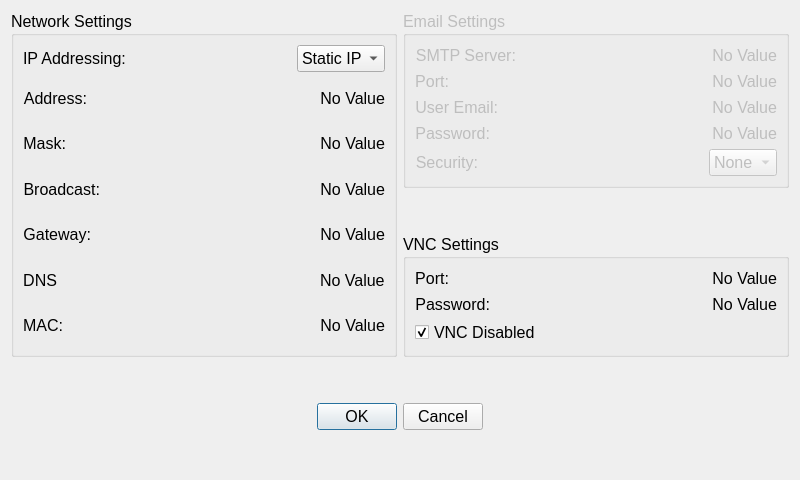
<?xml version="1.0" encoding="UTF-8"?>
<ui version="4.0">
 <class>FrmNetworkSettings</class>
 <widget class="QDialog" name="FrmNetworkSettings">
  <property name="geometry">
   <rect>
    <x>0</x>
    <y>0</y>
    <width>800</width>
    <height>480</height>
   </rect>
  </property>
  <property name="minimumSize">
   <size>
    <width>800</width>
    <height>480</height>
   </size>
  </property>
  <property name="maximumSize">
   <size>
    <width>800</width>
    <height>480</height>
   </size>
  </property>
  <property name="font">
   <font>
    <pointsize>12</pointsize>
   </font>
  </property>
  <property name="windowTitle">
   <string>Dialog</string>
  </property>
  <layout class="QHBoxLayout" name="horizontalLayout_3">
   <item>
    <layout class="QVBoxLayout" name="verticalLayout_6">
     <item>
      <layout class="QHBoxLayout" name="horizontalLayout_2">
       <item>
        <widget class="QGroupBox" name="gbNetworkSettings">
         <property name="title">
          <string>Network Settings</string>
         </property>
         <layout class="QVBoxLayout" name="verticalLayout_5">
          <item>
           <layout class="QVBoxLayout" name="verticalLayout_3">
            <item>
             <layout class="QHBoxLayout" name="hloIpAddressing">
              <item>
               <widget class="QLabel" name="lblIpAddressing">
                <property name="text">
                 <string>IP Addressing:</string>
                </property>
               </widget>
              </item>
              <item>
               <spacer name="horizontalSpacer_15">
                <property name="orientation">
                 <enum>Qt::Horizontal</enum>
                </property>
                <property name="sizeHint" stdset="0">
                 <size>
                  <width>40</width>
                  <height>20</height>
                 </size>
                </property>
               </spacer>
              </item>
              <item>
               <widget class="QComboBox" name="cbAddressingType">
                <item>
                 <property name="text">
                  <string>Static IP</string>
                 </property>
                </item>
                <item>
                 <property name="text">
                  <string>DHCP</string>
                 </property>
                </item>
               </widget>
              </item>
             </layout>
            </item>
            <item>
             <layout class="QHBoxLayout" name="hloIpAddress">
              <item>
               <widget class="QLabel" name="lblIpAddress">
                <property name="text">
                 <string>Address:</string>
                </property>
                <property name="alignment">
                 <set>Qt::AlignRight|Qt::AlignTrailing|Qt::AlignVCenter</set>
                </property>
               </widget>
              </item>
              <item>
               <spacer name="horizontalSpacer_4">
                <property name="orientation">
                 <enum>Qt::Horizontal</enum>
                </property>
                <property name="sizeHint" stdset="0">
                 <size>
                  <width>40</width>
                  <height>20</height>
                 </size>
                </property>
               </spacer>
              </item>
              <item>
               <widget class="CClickableLabel" name="lblIpAddressValue">
                <property name="font">
                 <font>
                  <underline>false</underline>
                 </font>
                </property>
                <property name="text">
                 <string>No Value</string>
                </property>
                <property name="alignment">
                 <set>Qt::AlignRight|Qt::AlignTrailing|Qt::AlignVCenter</set>
                </property>
               </widget>
              </item>
             </layout>
            </item>
            <item>
             <layout class="QHBoxLayout" name="hloIpMask">
              <item>
               <widget class="QLabel" name="lblIpMask">
                <property name="text">
                 <string>Mask:</string>
                </property>
                <property name="alignment">
                 <set>Qt::AlignRight|Qt::AlignTrailing|Qt::AlignVCenter</set>
                </property>
               </widget>
              </item>
              <item>
               <spacer name="horizontalSpacer_5">
                <property name="orientation">
                 <enum>Qt::Horizontal</enum>
                </property>
                <property name="sizeHint" stdset="0">
                 <size>
                  <width>40</width>
                  <height>20</height>
                 </size>
                </property>
               </spacer>
              </item>
              <item>
               <widget class="CClickableLabel" name="lblIpMaskValue">
                <property name="font">
                 <font>
                  <underline>false</underline>
                 </font>
                </property>
                <property name="text">
                 <string>No Value</string>
                </property>
                <property name="alignment">
                 <set>Qt::AlignRight|Qt::AlignTrailing|Qt::AlignVCenter</set>
                </property>
               </widget>
              </item>
             </layout>
            </item>
            <item>
             <layout class="QHBoxLayout" name="horizontalLayout_10">
              <item>
               <widget class="QLabel" name="lblIpBroadcast">
                <property name="text">
                 <string>Broadcast:</string>
                </property>
                <property name="alignment">
                 <set>Qt::AlignRight|Qt::AlignTrailing|Qt::AlignVCenter</set>
                </property>
               </widget>
              </item>
              <item>
               <spacer name="horizontalSpacer_6">
                <property name="orientation">
                 <enum>Qt::Horizontal</enum>
                </property>
                <property name="sizeHint" stdset="0">
                 <size>
                  <width>40</width>
                  <height>20</height>
                 </size>
                </property>
               </spacer>
              </item>
              <item>
               <widget class="CClickableLabel" name="lblIpBroadcastValue">
                <property name="font">
                 <font>
                  <underline>false</underline>
                 </font>
                </property>
                <property name="text">
                 <string>No Value</string>
                </property>
                <property name="alignment">
                 <set>Qt::AlignRight|Qt::AlignTrailing|Qt::AlignVCenter</set>
                </property>
               </widget>
              </item>
             </layout>
            </item>
            <item>
             <layout class="QHBoxLayout" name="hloIpGateway">
              <item>
               <widget class="QLabel" name="lblIpGateway">
                <property name="text">
                 <string>Gateway:</string>
                </property>
                <property name="alignment">
                 <set>Qt::AlignRight|Qt::AlignTrailing|Qt::AlignVCenter</set>
                </property>
               </widget>
              </item>
              <item>
               <spacer name="horizontalSpacer_7">
                <property name="orientation">
                 <enum>Qt::Horizontal</enum>
                </property>
                <property name="sizeHint" stdset="0">
                 <size>
                  <width>40</width>
                  <height>20</height>
                 </size>
                </property>
               </spacer>
              </item>
              <item>
               <widget class="CClickableLabel" name="lblIpGatewayValue">
                <property name="font">
                 <font>
                  <underline>false</underline>
                 </font>
                </property>
                <property name="text">
                 <string>No Value</string>
                </property>
                <property name="alignment">
                 <set>Qt::AlignRight|Qt::AlignTrailing|Qt::AlignVCenter</set>
                </property>
               </widget>
              </item>
             </layout>
            </item>
            <item>
             <layout class="QHBoxLayout" name="hloIpDns">
              <item>
               <widget class="QLabel" name="lblIpDns">
                <property name="text">
                 <string>DNS</string>
                </property>
                <property name="alignment">
                 <set>Qt::AlignRight|Qt::AlignTrailing|Qt::AlignVCenter</set>
                </property>
               </widget>
              </item>
              <item>
               <spacer name="horizontalSpacer_16">
                <property name="orientation">
                 <enum>Qt::Horizontal</enum>
                </property>
                <property name="sizeHint" stdset="0">
                 <size>
                  <width>40</width>
                  <height>20</height>
                 </size>
                </property>
               </spacer>
              </item>
              <item>
               <widget class="CClickableLabel" name="lblIpDnsValue">
                <property name="text">
                 <string>No Value</string>
                </property>
               </widget>
              </item>
             </layout>
            </item>
            <item>
             <layout class="QHBoxLayout" name="hloMacAddress">
              <item>
               <widget class="QLabel" name="lblMacAddress">
                <property name="text">
                 <string>MAC:</string>
                </property>
                <property name="alignment">
                 <set>Qt::AlignRight|Qt::AlignTrailing|Qt::AlignVCenter</set>
                </property>
               </widget>
              </item>
              <item>
               <spacer name="horizontalSpacer_8">
                <property name="orientation">
                 <enum>Qt::Horizontal</enum>
                </property>
                <property name="sizeHint" stdset="0">
                 <size>
                  <width>40</width>
                  <height>20</height>
                 </size>
                </property>
               </spacer>
              </item>
              <item>
               <widget class="QLabel" name="lblMacAddressValue">
                <property name="text">
                 <string>No Value</string>
                </property>
                <property name="alignment">
                 <set>Qt::AlignRight|Qt::AlignTrailing|Qt::AlignVCenter</set>
                </property>
                <property name="textInteractionFlags">
                 <set>Qt::LinksAccessibleByMouse</set>
                </property>
               </widget>
              </item>
             </layout>
            </item>
           </layout>
          </item>
         </layout>
        </widget>
       </item>
       <item>
        <layout class="QVBoxLayout" name="verticalLayout_4">
         <item>
          <widget class="QGroupBox" name="gbEmailSettings">
           <property name="enabled">
            <bool>false</bool>
           </property>
           <property name="title">
            <string>Email Settings</string>
           </property>
           <layout class="QVBoxLayout" name="verticalLayout">
            <item>
             <layout class="QHBoxLayout" name="hloSmtpServer">
              <item>
               <widget class="QLabel" name="lblSmtpServer">
                <property name="text">
                 <string>SMTP Server:</string>
                </property>
                <property name="alignment">
                 <set>Qt::AlignRight|Qt::AlignTrailing|Qt::AlignVCenter</set>
                </property>
               </widget>
              </item>
              <item>
               <spacer name="horizontalSpacer_3">
                <property name="orientation">
                 <enum>Qt::Horizontal</enum>
                </property>
                <property name="sizeHint" stdset="0">
                 <size>
                  <width>40</width>
                  <height>20</height>
                 </size>
                </property>
               </spacer>
              </item>
              <item>
               <widget class="CClickableLabel" name="lblSmtpServerValue">
                <property name="minimumSize">
                 <size>
                  <width>60</width>
                  <height>0</height>
                 </size>
                </property>
                <property name="font">
                 <font>
                  <underline>false</underline>
                 </font>
                </property>
                <property name="text">
                 <string>No Value</string>
                </property>
                <property name="alignment">
                 <set>Qt::AlignRight|Qt::AlignTrailing|Qt::AlignVCenter</set>
                </property>
               </widget>
              </item>
             </layout>
            </item>
            <item>
             <layout class="QHBoxLayout" name="hloSmtpPort">
              <item>
               <widget class="QLabel" name="lblSmtpPort">
                <property name="text">
                 <string>Port:</string>
                </property>
                <property name="alignment">
                 <set>Qt::AlignRight|Qt::AlignTrailing|Qt::AlignVCenter</set>
                </property>
               </widget>
              </item>
              <item>
               <spacer name="horizontalSpacer_9">
                <property name="orientation">
                 <enum>Qt::Horizontal</enum>
                </property>
                <property name="sizeHint" stdset="0">
                 <size>
                  <width>40</width>
                  <height>20</height>
                 </size>
                </property>
               </spacer>
              </item>
              <item>
               <widget class="CClickableLabel" name="lblSmtpPortValue">
                <property name="minimumSize">
                 <size>
                  <width>60</width>
                  <height>0</height>
                 </size>
                </property>
                <property name="font">
                 <font>
                  <underline>false</underline>
                 </font>
                </property>
                <property name="text">
                 <string>No Value</string>
                </property>
                <property name="alignment">
                 <set>Qt::AlignRight|Qt::AlignTrailing|Qt::AlignVCenter</set>
                </property>
               </widget>
              </item>
             </layout>
            </item>
            <item>
             <layout class="QHBoxLayout" name="hloSmtpUsername">
              <item>
               <widget class="QLabel" name="lblSmtpUsername">
                <property name="text">
                 <string>User Email:</string>
                </property>
                <property name="alignment">
                 <set>Qt::AlignRight|Qt::AlignTrailing|Qt::AlignVCenter</set>
                </property>
               </widget>
              </item>
              <item>
               <spacer name="horizontalSpacer_10">
                <property name="orientation">
                 <enum>Qt::Horizontal</enum>
                </property>
                <property name="sizeHint" stdset="0">
                 <size>
                  <width>40</width>
                  <height>20</height>
                 </size>
                </property>
               </spacer>
              </item>
              <item>
               <widget class="CClickableLabel" name="lblSmtpUsernameValue">
                <property name="minimumSize">
                 <size>
                  <width>60</width>
                  <height>0</height>
                 </size>
                </property>
                <property name="font">
                 <font>
                  <underline>false</underline>
                 </font>
                </property>
                <property name="text">
                 <string>No Value</string>
                </property>
                <property name="alignment">
                 <set>Qt::AlignRight|Qt::AlignTrailing|Qt::AlignVCenter</set>
                </property>
               </widget>
              </item>
             </layout>
            </item>
            <item>
             <layout class="QHBoxLayout" name="hloSmtpPassword">
              <item>
               <widget class="QLabel" name="lblSmtpPassword">
                <property name="text">
                 <string>Password:</string>
                </property>
                <property name="alignment">
                 <set>Qt::AlignRight|Qt::AlignTrailing|Qt::AlignVCenter</set>
                </property>
               </widget>
              </item>
              <item>
               <spacer name="horizontalSpacer_11">
                <property name="orientation">
                 <enum>Qt::Horizontal</enum>
                </property>
                <property name="sizeHint" stdset="0">
                 <size>
                  <width>40</width>
                  <height>20</height>
                 </size>
                </property>
               </spacer>
              </item>
              <item>
               <widget class="CClickableLabel" name="lblSmtpPasswordValue">
                <property name="minimumSize">
                 <size>
                  <width>60</width>
                  <height>0</height>
                 </size>
                </property>
                <property name="font">
                 <font>
                  <underline>false</underline>
                 </font>
                </property>
                <property name="text">
                 <string>No Value</string>
                </property>
                <property name="alignment">
                 <set>Qt::AlignRight|Qt::AlignTrailing|Qt::AlignVCenter</set>
                </property>
                <property name="textInteractionFlags">
                 <set>Qt::LinksAccessibleByMouse</set>
                </property>
               </widget>
              </item>
             </layout>
            </item>
            <item>
             <layout class="QHBoxLayout" name="hloSmtpSecurity">
              <item>
               <widget class="QLabel" name="lblSmtpSecurity">
                <property name="text">
                 <string>Security:</string>
                </property>
                <property name="alignment">
                 <set>Qt::AlignRight|Qt::AlignTrailing|Qt::AlignVCenter</set>
                </property>
               </widget>
              </item>
              <item>
               <spacer name="horizontalSpacer_12">
                <property name="orientation">
                 <enum>Qt::Horizontal</enum>
                </property>
                <property name="sizeHint" stdset="0">
                 <size>
                  <width>40</width>
                  <height>20</height>
                 </size>
                </property>
               </spacer>
              </item>
              <item>
               <widget class="QComboBox" name="cbxSmtpSecurityValue">
                <property name="minimumSize">
                 <size>
                  <width>60</width>
                  <height>0</height>
                 </size>
                </property>
                <item>
                 <property name="text">
                  <string>None</string>
                 </property>
                </item>
                <item>
                 <property name="text">
                  <string>SSL</string>
                 </property>
                </item>
                <item>
                 <property name="text">
                  <string>TLS</string>
                 </property>
                </item>
               </widget>
              </item>
             </layout>
            </item>
           </layout>
          </widget>
         </item>
         <item>
          <spacer name="verticalSpacer_3">
           <property name="orientation">
            <enum>Qt::Vertical</enum>
           </property>
           <property name="sizeHint" stdset="0">
            <size>
             <width>20</width>
             <height>40</height>
            </size>
           </property>
          </spacer>
         </item>
         <item>
          <widget class="QGroupBox" name="gbVncSettings">
           <property name="font">
            <font>
             <pointsize>12</pointsize>
            </font>
           </property>
           <property name="title">
            <string>VNC Settings</string>
           </property>
           <layout class="QVBoxLayout" name="verticalLayout_2">
            <item>
             <layout class="QHBoxLayout" name="hloVncPort">
              <item>
               <widget class="QLabel" name="lblVncPort">
                <property name="text">
                 <string>Port:</string>
                </property>
                <property name="alignment">
                 <set>Qt::AlignRight|Qt::AlignTrailing|Qt::AlignVCenter</set>
                </property>
               </widget>
              </item>
              <item>
               <spacer name="horizontalSpacer_13">
                <property name="orientation">
                 <enum>Qt::Horizontal</enum>
                </property>
                <property name="sizeHint" stdset="0">
                 <size>
                  <width>40</width>
                  <height>20</height>
                 </size>
                </property>
               </spacer>
              </item>
              <item>
               <widget class="CClickableLabel" name="lblVncPortValue">
                <property name="minimumSize">
                 <size>
                  <width>60</width>
                  <height>0</height>
                 </size>
                </property>
                <property name="font">
                 <font>
                  <underline>false</underline>
                 </font>
                </property>
                <property name="text">
                 <string>No Value</string>
                </property>
                <property name="alignment">
                 <set>Qt::AlignRight|Qt::AlignTrailing|Qt::AlignVCenter</set>
                </property>
               </widget>
              </item>
             </layout>
            </item>
            <item>
             <layout class="QHBoxLayout" name="hloVncPassword">
              <item>
               <widget class="QLabel" name="lblVncPassword">
                <property name="text">
                 <string>Password:</string>
                </property>
                <property name="alignment">
                 <set>Qt::AlignRight|Qt::AlignTrailing|Qt::AlignVCenter</set>
                </property>
               </widget>
              </item>
              <item>
               <spacer name="horizontalSpacer_14">
                <property name="orientation">
                 <enum>Qt::Horizontal</enum>
                </property>
                <property name="sizeHint" stdset="0">
                 <size>
                  <width>40</width>
                  <height>20</height>
                 </size>
                </property>
               </spacer>
              </item>
              <item>
               <widget class="CClickableLabel" name="lblVncPasswordValue">
                <property name="minimumSize">
                 <size>
                  <width>60</width>
                  <height>0</height>
                 </size>
                </property>
                <property name="font">
                 <font>
                  <underline>false</underline>
                 </font>
                </property>
                <property name="text">
                 <string>No Value</string>
                </property>
                <property name="alignment">
                 <set>Qt::AlignRight|Qt::AlignTrailing|Qt::AlignVCenter</set>
                </property>
                <property name="textInteractionFlags">
                 <set>Qt::LinksAccessibleByMouse</set>
                </property>
               </widget>
              </item>
             </layout>
            </item>
            <item>
             <widget class="QCheckBox" name="cbVncEnable">
              <property name="text">
               <string>VNC Disabled</string>
              </property>
              <property name="checked">
               <bool>true</bool>
              </property>
             </widget>
            </item>
           </layout>
          </widget>
         </item>
        </layout>
       </item>
      </layout>
     </item>
     <item>
      <spacer name="verticalSpacer">
       <property name="orientation">
        <enum>Qt::Vertical</enum>
       </property>
       <property name="sizeHint" stdset="0">
        <size>
         <width>20</width>
         <height>20</height>
        </size>
       </property>
      </spacer>
     </item>
     <item>
      <layout class="QHBoxLayout" name="horizontalLayout">
       <item>
        <spacer name="horizontalSpacer">
         <property name="orientation">
          <enum>Qt::Horizontal</enum>
         </property>
         <property name="sizeHint" stdset="0">
          <size>
           <width>40</width>
           <height>20</height>
          </size>
         </property>
        </spacer>
       </item>
       <item>
        <widget class="QDialogButtonBox" name="bbNetworkingOkCancel">
         <property name="orientation">
          <enum>Qt::Horizontal</enum>
         </property>
         <property name="standardButtons">
          <set>QDialogButtonBox::Cancel|QDialogButtonBox::Ok</set>
         </property>
         <property name="centerButtons">
          <bool>true</bool>
         </property>
        </widget>
       </item>
       <item>
        <spacer name="horizontalSpacer_2">
         <property name="orientation">
          <enum>Qt::Horizontal</enum>
         </property>
         <property name="sizeHint" stdset="0">
          <size>
           <width>40</width>
           <height>20</height>
          </size>
         </property>
        </spacer>
       </item>
      </layout>
     </item>
     <item>
      <spacer name="verticalSpacer_2">
       <property name="orientation">
        <enum>Qt::Vertical</enum>
       </property>
       <property name="sizeHint" stdset="0">
        <size>
         <width>20</width>
         <height>20</height>
        </size>
       </property>
      </spacer>
     </item>
    </layout>
   </item>
  </layout>
 </widget>
 <customwidgets>
  <customwidget>
   <class>CClickableLabel</class>
   <extends>QLabel</extends>
   <header>clickablelabel.h</header>
  </customwidget>
 </customwidgets>
 <resources/>
 <connections>
  <connection>
   <sender>bbNetworkingOkCancel</sender>
   <signal>accepted()</signal>
   <receiver>FrmNetworkSettings</receiver>
   <slot>accept()</slot>
   <hints>
    <hint type="sourcelabel">
     <x>248</x>
     <y>254</y>
    </hint>
    <hint type="destinationlabel">
     <x>157</x>
     <y>274</y>
    </hint>
   </hints>
  </connection>
  <connection>
   <sender>bbNetworkingOkCancel</sender>
   <signal>rejected()</signal>
   <receiver>FrmNetworkSettings</receiver>
   <slot>reject()</slot>
   <hints>
    <hint type="sourcelabel">
     <x>316</x>
     <y>260</y>
    </hint>
    <hint type="destinationlabel">
     <x>286</x>
     <y>274</y>
    </hint>
   </hints>
  </connection>
 </connections>
</ui>
